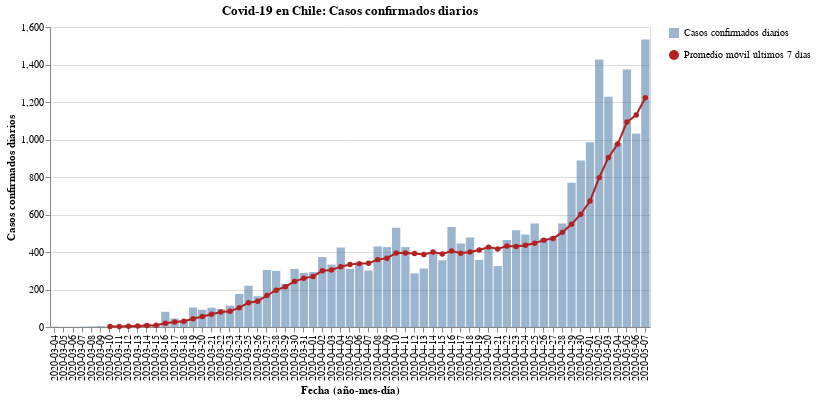

Write notebook code for a chart like this one.
### Code cell
#hide_input
bars = alt.Chart(new_cases).mark_bar(opacity=0.7).encode(
    x = alt.X('Dates:N', axis=alt.Axis(title='Fecha (año-mes-día)')),
    y = alt.Y('New_cases:Q', axis=alt.Axis(title='Casos confirmados diarios')),
    tooltip = ['Dates', 'New_cases'],
    opacity=alt.Opacity('Casos confirmados diarios', legend=alt.Legend(title=""))
)

line = alt.Chart(new_cases).mark_line(point={
      "filled": True,
      "fill": "firebrick"
    }, color='firebrick').encode(
    x=alt.X('Dates:N', axis=alt.Axis(title='Fecha (año-mes-día)')),
    y = alt.Y('Rolling:Q'),
    shape=alt.Shape('Promedio móvil últimos 7 días', legend=alt.Legend(title=""))
)

(bars + line).properties(
    title='Covid-19 en Chile: Casos confirmados diarios',
    width=600
)

### Figure 1 — Vega-Lite specification as saved in the notebook (floating-point values rounded to 4 significant figures)
{"config": {"view": {"continuousWidth": 400, "continuousHeight": 300}}, "layer": [{"mark": {"type": "bar", "opacity": 0.7}, "encoding": {"opacity": {"type": "nominal", "field": "Casos confirmados diarios", "legend": {"title": ""}}, "tooltip": [{"type": "nominal", "field": "Dates"}, {"type": "quantitative", "field": "New_cases"}], "x": {"type": "nominal", "axis": {"title": "Fecha (año-mes-día)"}, "field": "Dates"}, "y": {"type": "quantitative", "axis": {"title": "Casos confirmados diarios"}, "field": "New_cases"}}}, {"mark": {"type": "line", "color": "firebrick", "point": {"filled": true, "fill": "firebrick"}}, "encoding": {"shape": {"type": "nominal", "field": "Promedio móvil últimos 7 días", "legend": {"title": ""}}, "x": {"type": "nominal", "axis": {"title": "Fecha (año-mes-día)"}, "field": "Dates"}, "y": {"type": "quantitative", "field": "Rolling"}}}], "data": {"name": "data-e24473aa21c2ea6095c64318aef486c5"}, "title": "Covid-19 en Chile: Casos confirmados diarios", "width": 600, "$schema": "https://vega.github.io/schema/vega-lite/v4.8.1.json", "datasets": {"data-e24473aa21c2ea6095c64318aef486c5": [{"Dates": "2020-03-04", "New_cases": 2, "Rolling": null, "Casos confirmados diarios": "Casos confirmados diarios", "Promedio móvil últimos 7 días": "Promedio móvil últimos 7 días"}, {"Dates": "2020-03-05", "New_cases": 1, "Rolling": null, "Casos confirmados diarios": "Casos confirmados diarios", "Promedio móvil últimos 7 días": "Promedio móvil últimos 7 días"}, {"Dates": "2020-03-06", "New_cases": 1, "Rolling": null, "Casos confirmados diarios": "Casos confirmados diarios", "Promedio móvil últimos 7 días": "Promedio móvil últimos 7 días"}, {"Dates": "2020-03-07", "New_cases": 2, "Rolling": null, "Casos confirmados diarios": "Casos confirmados diarios", "Promedio móvil últimos 7 días": "Promedio móvil últimos 7 días"}, {"Dates": "2020-03-08", "New_cases": 3, "Rolling": null, "Casos confirmados diarios": "Casos confirmados diarios", "Promedio móvil últimos 7 días": "Promedio móvil últimos 7 días"}, {"Dates": "2020-03-09", "New_cases": 5, "Rolling": null, "Casos confirmados diarios": "Casos confirmados diarios", "Promedio móvil últimos 7 días": "Promedio móvil últimos 7 días"}, {"Dates": "2020-03-10", "New_cases": 2, "Rolling": 2.286, "Casos confirmados diarios": "Casos confirmados diarios", "Promedio móvil últimos 7 días": "Promedio móvil últimos 7 días"}, {"Dates": "2020-03-11", "New_cases": 6, "Rolling": 2.857, "Casos confirmados diarios": "Casos confirmados diarios", "Promedio móvil últimos 7 días": "Promedio móvil últimos 7 días"}, {"Dates": "2020-03-12", "New_cases": 10, "Rolling": 4.143, "Casos confirmados diarios": "Casos confirmados diarios", "Promedio móvil últimos 7 días": "Promedio móvil últimos 7 días"}, {"Dates": "2020-03-13", "New_cases": 10, "Rolling": 5.429, "Casos confirmados diarios": "Casos confirmados diarios", "Promedio móvil últimos 7 días": "Promedio móvil últimos 7 días"}, {"Dates": "2020-03-14", "New_cases": 18, "Rolling": 7.714, "Casos confirmados diarios": "Casos confirmados diarios", "Promedio móvil últimos 7 días": "Promedio móvil últimos 7 días"}, {"Dates": "2020-03-15", "New_cases": 14, "Rolling": 9.286, "Casos confirmados diarios": "Casos confirmados diarios", "Promedio móvil últimos 7 días": "Promedio móvil últimos 7 días"}, {"Dates": "2020-03-16", "New_cases": 81, "Rolling": 20.14, "Casos confirmados diarios": "Casos confirmados diarios", "Promedio móvil últimos 7 días": "Promedio móvil últimos 7 días"}, {"Dates": "2020-03-17", "New_cases": 45, "Rolling": 26.29, "Casos confirmados diarios": "Casos confirmados diarios", "Promedio móvil últimos 7 días": "Promedio móvil últimos 7 días"}, {"Dates": "2020-03-18", "New_cases": 37, "Rolling": 30.71, "Casos confirmados diarios": "Casos confirmados diarios", "Promedio móvil últimos 7 días": "Promedio móvil últimos 7 días"}, {"Dates": "2020-03-19", "New_cases": 104, "Rolling": 44.14, "Casos confirmados diarios": "Casos confirmados diarios", "Promedio móvil últimos 7 días": "Promedio móvil últimos 7 días"}, {"Dates": "2020-03-20", "New_cases": 92, "Rolling": 55.86, "Casos confirmados diarios": "Casos confirmados diarios", "Promedio móvil últimos 7 días": "Promedio móvil últimos 7 días"}, {"Dates": "2020-03-21", "New_cases": 103, "Rolling": 68.0, "Casos confirmados diarios": "Casos confirmados diarios", "Promedio móvil últimos 7 días": "Promedio móvil últimos 7 días"}, {"Dates": "2020-03-22", "New_cases": 95, "Rolling": 79.57, "Casos confirmados diarios": "Casos confirmados diarios", "Promedio móvil últimos 7 días": "Promedio móvil últimos 7 días"}, {"Dates": "2020-03-23", "New_cases": 114, "Rolling": 84.29, "Casos confirmados diarios": "Casos confirmados diarios", "Promedio móvil últimos 7 días": "Promedio móvil últimos 7 días"}, {"Dates": "2020-03-24", "New_cases": 176, "Rolling": 103.0, "Casos confirmados diarios": "Casos confirmados diarios", "Promedio móvil últimos 7 días": "Promedio móvil últimos 7 días"}, {"Dates": "2020-03-25", "New_cases": 220, "Rolling": 129.1, "Casos confirmados diarios": "Casos confirmados diarios", "Promedio móvil últimos 7 días": "Promedio móvil últimos 7 días"}, {"Dates": "2020-03-26", "New_cases": 164, "Rolling": 137.7, "Casos confirmados diarios": "Casos confirmados diarios", "Promedio móvil últimos 7 días": "Promedio móvil últimos 7 días"}, {"Dates": "2020-03-27", "New_cases": 304, "Rolling": 168.0, "Casos confirmados diarios": "Casos confirmados diarios", "Promedio móvil últimos 7 días": "Promedio móvil últimos 7 días"}, {"Dates": "2020-03-28", "New_cases": 299, "Rolling": 196.0, "Casos confirmados diarios": "Casos confirmados diarios", "Promedio móvil últimos 7 días": "Promedio móvil últimos 7 días"}, {"Dates": "2020-03-29", "New_cases": 230, "Rolling": 215.3, "Casos confirmados diarios": "Casos confirmados diarios", "Promedio móvil últimos 7 días": "Promedio móvil últimos 7 días"}, {"Dates": "2020-03-30", "New_cases": 310, "Rolling": 243.3, "Casos confirmados diarios": "Casos confirmados diarios", "Promedio móvil últimos 7 días": "Promedio móvil últimos 7 días"}, {"Dates": "2020-03-31", "New_cases": 289, "Rolling": 259.4, "Casos confirmados diarios": "Casos confirmados diarios", "Promedio móvil últimos 7 días": "Promedio móvil últimos 7 días"}, {"Dates": "2020-04-01", "New_cases": 293, "Rolling": 269.9, "Casos confirmados diarios": "Casos confirmados diarios", "Promedio móvil últimos 7 días": "Promedio móvil últimos 7 días"}, {"Dates": "2020-04-02", "New_cases": 373, "Rolling": 299.7, "Casos confirmados diarios": "Casos confirmados diarios", "Promedio móvil últimos 7 días": "Promedio móvil últimos 7 días"}, {"Dates": "2020-04-03", "New_cases": 333, "Rolling": 303.9, "Casos confirmados diarios": "Casos confirmados diarios", "Promedio móvil últimos 7 días": "Promedio móvil últimos 7 días"}, {"Dates": "2020-04-04", "New_cases": 424, "Rolling": 321.7, "Casos confirmados diarios": "Casos confirmados diarios", "Promedio móvil últimos 7 días": "Promedio móvil últimos 7 días"}, {"Dates": "2020-04-05", "New_cases": 310, "Rolling": 333.1, "Casos confirmados diarios": "Casos confirmados diarios", "Promedio móvil últimos 7 días": "Promedio móvil últimos 7 días"}, {"Dates": "2020-04-06", "New_cases": 344, "Rolling": 338.0, "Casos confirmados diarios": "Casos confirmados diarios", "Promedio móvil últimos 7 días": "Promedio móvil últimos 7 días"}, {"Dates": "2020-04-07", "New_cases": 301, "Rolling": 339.7, "Casos confirmados diarios": "Casos confirmados diarios", "Promedio móvil últimos 7 días": "Promedio móvil últimos 7 días"}, {"Dates": "2020-04-08", "New_cases": 430, "Rolling": 359.3, "Casos confirmados diarios": "Casos confirmados diarios", "Promedio móvil últimos 7 días": "Promedio móvil últimos 7 días"}, {"Dates": "2020-04-09", "New_cases": 426, "Rolling": 366.9, "Casos confirmados diarios": "Casos confirmados diarios", "Promedio móvil últimos 7 días": "Promedio móvil últimos 7 días"}, {"Dates": "2020-04-10", "New_cases": 529, "Rolling": 394.9, "Casos confirmados diarios": "Casos confirmados diarios", "Promedio móvil últimos 7 días": "Promedio móvil últimos 7 días"}, {"Dates": "2020-04-11", "New_cases": 426, "Rolling": 395.1, "Casos confirmados diarios": "Casos confirmados diarios", "Promedio móvil últimos 7 días": "Promedio móvil últimos 7 días"}, {"Dates": "2020-04-12", "New_cases": 286, "Rolling": 391.7, "Casos confirmados diarios": "Casos confirmados diarios", "Promedio móvil últimos 7 días": "Promedio móvil últimos 7 días"}, {"Dates": "2020-04-13", "New_cases": 312, "Rolling": 387.1, "Casos confirmados diarios": "Casos confirmados diarios", "Promedio móvil últimos 7 días": "Promedio móvil últimos 7 días"}, {"Dates": "2020-04-14", "New_cases": 392, "Rolling": 400.1, "Casos confirmados diarios": "Casos confirmados diarios", "Promedio móvil últimos 7 días": "Promedio móvil últimos 7 días"}, {"Dates": "2020-04-15", "New_cases": 356, "Rolling": 389.6, "Casos confirmados diarios": "Casos confirmados diarios", "Promedio móvil últimos 7 días": "Promedio móvil últimos 7 días"}, {"Dates": "2020-04-16", "New_cases": 534, "Rolling": 405.0, "Casos confirmados diarios": "Casos confirmados diarios", "Promedio móvil últimos 7 días": "Promedio móvil últimos 7 días"}, {"Dates": "2020-04-17", "New_cases": 445, "Rolling": 393.0, "Casos confirmados diarios": "Casos confirmados diarios", "Promedio móvil últimos 7 días": "Promedio móvil últimos 7 días"}, {"Dates": "2020-04-18", "New_cases": 478, "Rolling": 400.4, "Casos confirmados diarios": "Casos confirmados diarios", "Promedio móvil últimos 7 días": "Promedio móvil últimos 7 días"}, {"Dates": "2020-04-19", "New_cases": 358, "Rolling": 410.7, "Casos confirmados diarios": "Casos confirmados diarios", "Promedio móvil últimos 7 días": "Promedio móvil últimos 7 días"}, {"Dates": "2020-04-20", "New_cases": 419, "Rolling": 426.0, "Casos confirmados diarios": "Casos confirmados diarios", "Promedio móvil últimos 7 días": "Promedio móvil últimos 7 días"}, {"Dates": "2020-04-21", "New_cases": 325, "Rolling": 416.4, "Casos confirmados diarios": "Casos confirmados diarios", "Promedio móvil últimos 7 días": "Promedio móvil últimos 7 días"}, {"Dates": "2020-04-22", "New_cases": 464, "Rolling": 431.9, "Casos confirmados diarios": "Casos confirmados diarios", "Promedio móvil últimos 7 días": "Promedio móvil últimos 7 días"}, {"Dates": "2020-04-23", "New_cases": 516, "Rolling": 429.3, "Casos confirmados diarios": "Casos confirmados diarios", "Promedio móvil últimos 7 días": "Promedio móvil últimos 7 días"}, {"Dates": "2020-04-24", "New_cases": 494, "Rolling": 436.3, "Casos confirmados diarios": "Casos confirmados diarios", "Promedio móvil últimos 7 días": "Promedio móvil últimos 7 días"}, {"Dates": "2020-04-25", "New_cases": 552, "Rolling": 446.9, "Casos confirmados diarios": "Casos confirmados diarios", "Promedio móvil últimos 7 días": "Promedio móvil últimos 7 días"}, {"Dates": "2020-04-26", "New_cases": 473, "Rolling": 463.3, "Casos confirmados diarios": "Casos confirmados diarios", "Promedio móvil últimos 7 días": "Promedio móvil últimos 7 días"}, {"Dates": "2020-04-27", "New_cases": 482, "Rolling": 472.3, "Casos confirmados diarios": "Casos confirmados diarios", "Promedio móvil últimos 7 días": "Promedio móvil últimos 7 días"}, {"Dates": "2020-04-28", "New_cases": 552, "Rolling": 504.7, "Casos confirmados diarios": "Casos confirmados diarios", "Promedio móvil últimos 7 días": "Promedio móvil últimos 7 días"}, {"Dates": "2020-04-29", "New_cases": 770, "Rolling": 548.4, "Casos confirmados diarios": "Casos confirmados diarios", "Promedio móvil últimos 7 días": "Promedio móvil últimos 7 días"}, {"Dates": "2020-04-30", "New_cases": 888, "Rolling": 601.6, "Casos confirmados diarios": "Casos confirmados diarios", "Promedio móvil últimos 7 días": "Promedio móvil últimos 7 días"}, {"Dates": "2020-05-01", "New_cases": 985, "Rolling": 671.7, "Casos confirmados diarios": "Casos confirmados diarios", "Promedio móvil últimos 7 días": "Promedio móvil últimos 7 días"}, {"Dates": "2020-05-02", "New_cases": 1427, "Rolling": 796.7, "Casos confirmados diarios": "Casos confirmados diarios", "Promedio móvil últimos 7 días": "Promedio móvil últimos 7 días"}, {"Dates": "2020-05-03", "New_cases": 1228, "Rolling": 904.6, "Casos confirmados diarios": "Casos confirmados diarios", "Promedio móvil últimos 7 días": "Promedio móvil últimos 7 días"}, {"Dates": "2020-05-04", "New_cases": 980, "Rolling": 975.7, "Casos confirmados diarios": "Casos confirmados diarios", "Promedio móvil últimos 7 días": "Promedio móvil últimos 7 días"}, {"Dates": "2020-05-05", "New_cases": 1373, "Rolling": 1093.0, "Casos confirmados diarios": "Casos confirmados diarios", "Promedio móvil últimos 7 días": "Promedio móvil últimos 7 días"}, {"Dates": "2020-05-06", "New_cases": 1032, "Rolling": 1130.0, "Casos confirmados diarios": "Casos confirmados diarios", "Promedio móvil últimos 7 días": "Promedio móvil últimos 7 días"}, {"Dates": "2020-05-07", "New_cases": 1533, "Rolling": 1223.0, "Casos confirmados diarios": "Casos confirmados diarios", "Promedio móvil últimos 7 días": "Promedio móvil últimos 7 días"}]}}
